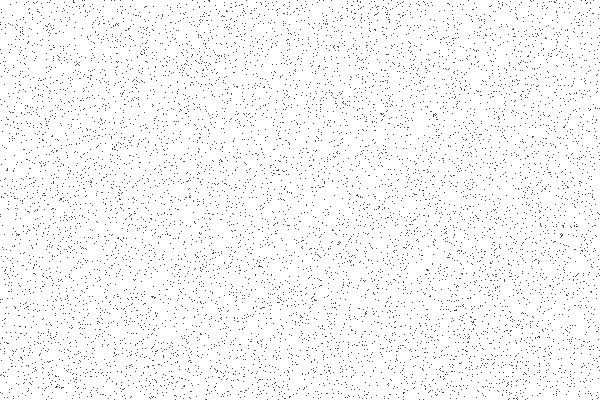
Frame 1 (no input)
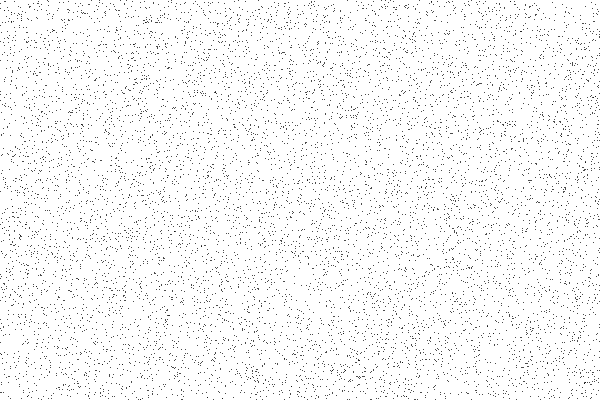
Frame 60 (the mouse pressed at the canvas centre just before this capture)
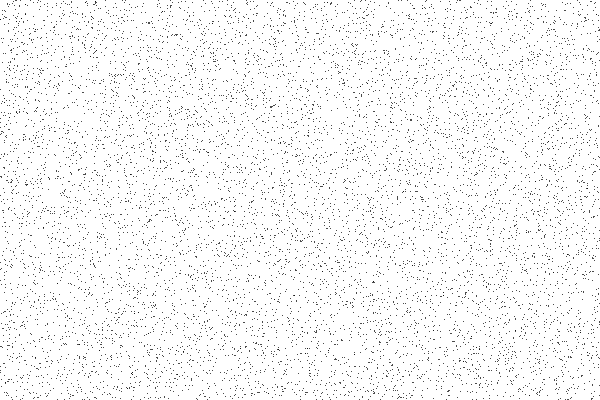
Frame 120 (the mouse held since frame 60 and released just before this capture)

The Processing sketch that drew these frames (run headless with seeded random() and noise(); from frame 60 on, the mouse is pressed at the canvas centre):

// Processing sketch: processing_159116
// ── processing_159116.pde

void setup (){
  print(50);
  size(600,400);
}


void draw() {
  background(255); 
 for(int i = 0; i<10000; i++){
  point(random(width), random(height));
 
}
}
